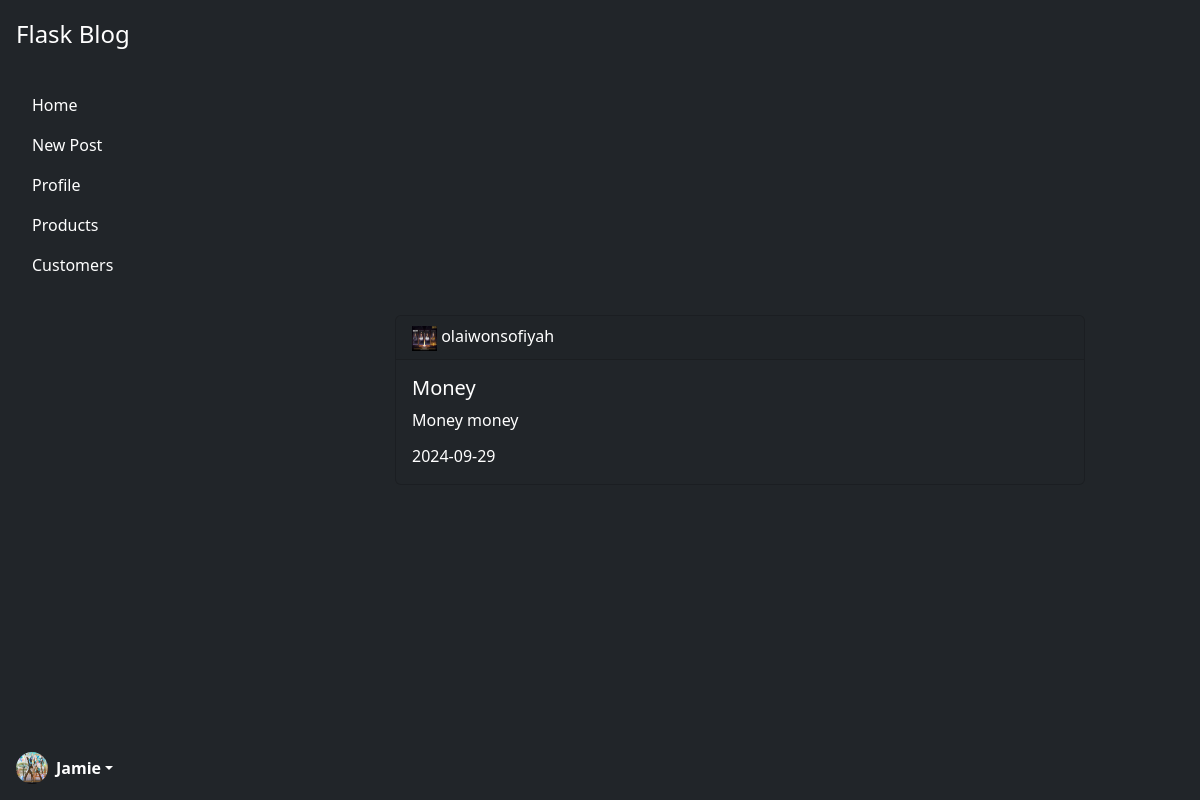
Page /post/1 (signed in) on the committed database.
### app/models.py (models this page shows, shortened)
class User(db.Model,UserMixin):
    id = db.Column(db.Integer,primary_key = True)
    username = db.Column(db.String(20),unique=True,nullable=False)
    email = db.Column(db.String(120),unique=True,nullable=False)
    image_file = db.Column(db.String(20),nullable=False,default = 'image.png')
    password = db.Column(db.String(50),nullable=False)
    posts = db.relationship('Post',backref = 'author',lazy =True)

class Post(db.Model):
    id = db.Column(db.Integer,primary_key = True)
    title = db.Column(db.String(40),nullable=False)
    date_posted = db.Column(db.DateTime,nullable = False ,default =datetime.utcnow )
    content = db.Column(db.Text,nullable=False)
    user_id = db.Column(db.Integer,db.ForeignKey('user.id'),nullable=False)

### app/posts/routes.py (the view)
@posts.route("/post/<int:post_id>")
def post(post_id):
    post = Post.query.get_or_404(post_id)
    return render_template('post.html',title = post.title,post = post)

### app/models.py (called while the page is built)
@login_manager.user_loader
def load_user(user_id):
    return User.query.get(int(user_id))

### app/templates/post.html (shortened to what this page needs)
{% extends "base.html" %}
{% block content %}
<div class="d-flex w-100 h-100 justify-content-center align-items-center">
<div class="card text-white bg-dark w-75">
<div class="card-header">
    <img height="25" width="25" src="{{ url_for('static',filename ='profile_pics/'+post.author.image_file )}}" alt="Hi"> {{post.author.username }}
</div>
<div class="card-body">
  <h5 class="card-title">{{ post.title}}</h5>
  <p class="card-text">{{ post.content}} </p>
  <p class="card-subtitle"> {{ post.date_posted.strftime('%Y-%m-%d') }}</p>
</div>
</div>
</div>
{% endblock content %}

### app/templates/base.html (shortened to what this page needs)
<!DOCTYPE html>
<html lang="en" dir="ltr">
  <head>
     <link href="https://cdn.jsdelivr.net/npm/bootstrap@5.3.3/dist/css/bootstrap.min.css" rel="stylesheet">
  </head>
  <body>
    <div class=" w-100 ">
<div class="row g-0 ">
      {% if current_user.is_authenticated %}
    <div class="d-flex flex-column flex-shrink-0 p-3 bg-dark vh-100 sticky-top border-right border-primary " style="width: 280px;">
    <a href="/" class="d-flex align-items-center mb-3 mb-md-0 me-md-auto text-white text-decoration-none">
      <span class="fs-4">Flask Blog</span>
    </a>
    <hr>
    <ul class="nav nav-pills flex-column mb-auto">
      <li class="nav-item">
        {% if request.path == url_for('main.home') %}
          <a class="nav-link active" href="{{ url_for('main.home')}}" aria-current="page">
          Home
        </a>
        {% else %}
          <a class="nav-link text-white" href="{{ url_for('main.home')}}" aria-current="page">
            Home
          </a>
        {% endif %}
      </li>
      <li>
        {% if request.path == url_for('posts.new_post') %}
        <a href="{{ url_for('posts.new_post')}}" class="nav-link active">
          New Post
        </a>
        {% else %}
            <a href="{{ url_for('posts.new_post')}}" class="nav-link text-white">New Post  </a>
        {% endif %}
      </li>
      <li>
        {% if request.path == url_for('users.account') %}
        <a href="{{ url_for('users.account')}}" class="nav-link active">
            Profile
        </a>
        {% else %}
        <a href="{{ url_for('users.account')}}" class="nav-link text-white">
            Profile
        </a>
        {% endif %}
      </li>
      <li>
        <a href="#" class="nav-link text-white">
          Products
        </a>
      </li>
      <li>
        <a href="#" class="nav-link text-white">
          Customers
        </a>
      </li>
    </ul>
    <hr>
    <div class="dropdown">
      <a href="#" class="d-flex align-items-center text-white text-decoration-none dropdown-toggle" data-bs-toggle="dropdown" aria-expanded="false">
        <img src="{{ url_for('static',filename ='profile_pics/'+current_user.image_file )}}" alt="" width="32" height="32" class="rounded-circle me-2">
        <strong>{{current_user.username}}</strong>
      </a>
    </div>
  </div>
    {% endif %}
<div class="col  w-100 justify-content-center bg-dark">
    {% block content %}
    {% endblock %}
  </div>
  </div>
</div>
  </body>
</html>

### rows in the picture
User: image_file (picture), username "Jamie"
User: image_file (picture), author.username "olaiwonsofiyah"
Post: title "Money", content "Money money", date_posted "2024-09-29"
